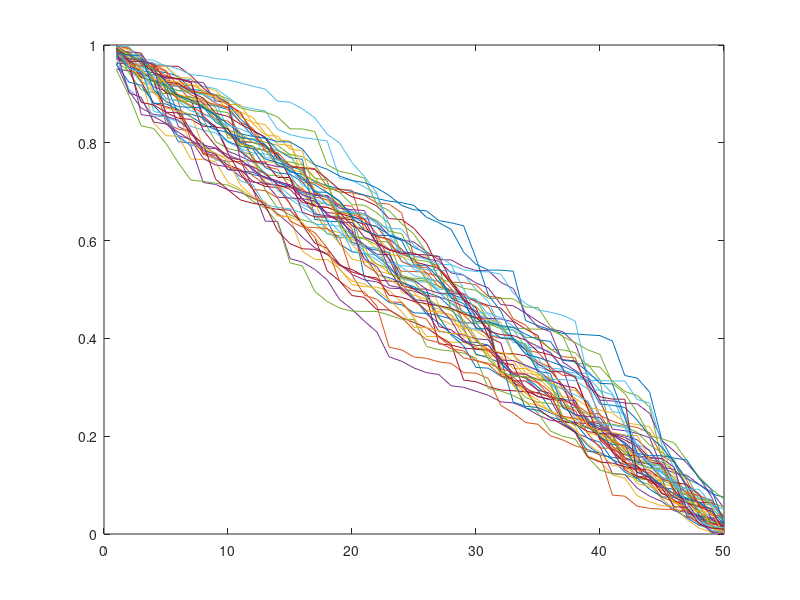

Here is the MATLAB script that generated this plot: (Note: this script raises an error after producing the figure.)
%4 a
figure;
a = rand(50);
b = sort(a,'descend')
plot(b);

%4b 
figure;
histogram(a,10);

%4c
figure;
c = a(1:25, 25:end);
plot(c);
imagesc(c);

%4d
figure;
j = mean(a);
s = a - j;
imagesc(s);

%4 e
figure;
t = mean(a); 
Y = zeros(50, 50, 3);
imshow(Y);
if (Y(Y > t))
    Y(50, 50, 1) = [255, 0, 0];
        imshow(Y);
    else
    Y(50, 50, 2) = [0, 0, 0];
        imshow(Y);
end




